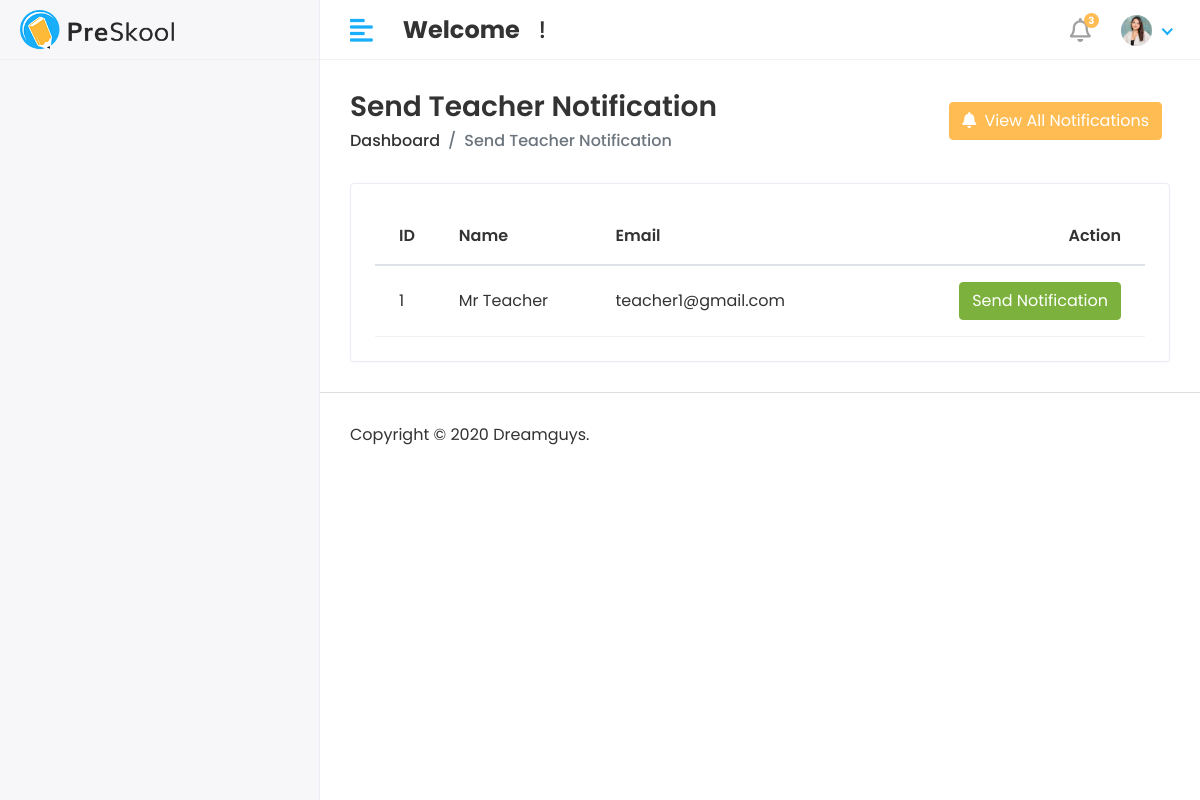
The page /administration/send-teacher-notification/ on the database its author committed.
### teacher/models.py (models this page shows, shortened)
class TeacherInfo(models.Model):
    GENDER = [
        ("Male", "Male"),
        ("Female", "Female"),
        ("Other", "Other"),
    ]
    user = models.OneToOneField(
        User,
        on_delete=models.CASCADE,
        limit_choices_to={'user_type': 'Teacher'},
        related_name="teacher_profile"
    )
    teacher_user_id = models.CharField(
        unique=True,
        max_length=15,
        editable=False,
        db_index=True,
        blank=True,
        null=True,
        verbose_name="Teacher ID"
    )
    first_name = models.CharField(max_length=50, blank=True, null=True)
    last_name  = models.CharField(max_length=50, blank=True, null=True)
    gender     = models.CharField(max_length=10, choices=GENDER, blank=True, null=True)
    date_of_birth = models.DateField(blank=True, null=True)
    phone      = models.CharField(max_length=15, blank=True, null=True)
    email      = models.EmailField(blank=True, null=True)
    designation  = models.CharField(max_length=100, blank=True, null=True)
    joining_date = models.DateField(blank=True, null=True)
    qualification = models.CharField(max_length=200, blank=True, null=True)
    experience = models.CharField(max_length=100, blank=True, null=True)
    present_address  = models.TextField(blank=True, null=True)
    permanent_address = models.TextField(blank=True, null=True)
    profile_pic = models.ImageField(upload_to='teachers/', blank=True, null=True)
    created_at = models.DateTimeField(auto_now_add=True)
    class Meta:
        verbose_name_plural = "Teacher"

### administration/views.py (the view, shortened to what this page needs)
# urls.py: path('send-teacher-notification/', send_teacher_notification, name='send_teacher_notification'),
def send_teacher_notification(request):
    teacher = TeacherInfo.objects.all()
    context = {
        'teacher': teacher,
    }
    return render(request, 'Admin/send_teacher_notification.html', context)

### templates/Admin/send_teacher_notification.html (shortened to what this page needs)
{% extends 'base.html' %}
{% block content %}
<div class="content container-fluid">
    <div class="page-header">
        <div class="row align-items-center">
            <div class="col">
                <h3 class="page-title">Send Teacher Notification</h3>
                <ul class="breadcrumb">
                    <li class="breadcrumb-item"><a href="{% url 'admin_home_page' %}">Dashboard</a></li>
                    <li class="breadcrumb-item active">Send Teacher Notification</li>
                </ul>
            </div>
            <div class="col-auto text-right float-right ml-auto">
                <a href="{% url 'view_teacher_notifications' %}" class="btn btn-primary mr-2">
                    <i class="fas fa-bell mr-1"></i> View All Notifications
                </a>
            </div>
        </div>
    </div>
    <div class="row">
        <div class="col-sm-12">
            <div class="card card-table">
                <div class="card-body">
                    <div class="table-responsive">
                        <table class="table table-hover table-center mb-0 datatable">
                            <thead>
                                <tr>
                                    <th>ID</th>
                                    <th>Name</th>
                                    <th>Email</th>
                                    <th class="text-right">Action</th>
                                </tr>
                            </thead>
                            <tbody>
                                {% for t in teacher %}
                                <tr>
                                    <td>{{forloop.counter}}</td>
                                    <td>{{t.first_name}} {{t.last_name}}</td>
                                    <td>{{t.email}}</td>
                                    <td class="text-right">
                                        <button type="button" class="btn btn-success" data-toggle="modal" data-target="#notificationModal{{t.id}}">
  Send Notification
</button>
                                    </td>
                                </tr>
                                {% endfor %}
                            </tbody>
                        </table>
                    </div>
                </div>
            </div>
        </div>
    </div>
</div>
{% endblock %}

### static/assets/css/style.css (style rules this page uses)
html { height: 100%; }
body { background-color: #fff; color: #333; font-family: 'Poppins', sans-serif; font-size: 1rem; height: 100%; line-height: 1.5; overflow-x: hidden; }
h1, h2, h3, h4, h5, h6 { font-family: 'Poppins', sans-serif; margin-top: 0; }
a { color: #009ce7; }
input, button, a { transition: all 0.4s ease; -moz-transition: all 0.4s ease; -o-transition: all 0.4s ease; -ms-transition: all 0.4s ease; -webkit-transition: all 0.4s ease; }
input, input:focus, button, button:focus { outline: none; }
ul, ol { padding: 0px; list-style: none; }
.table { color: #333; max-width: 100%; margin-bottom: 0; width: 100%; }
.table thead tr th { font-weight: 600; }
.table tbody tr { border-bottom: 1px solid rgba(0, 0, 0, 0.05); }
.table.table-center td, .table.table-center th { vertical-align: middle; }
.card-table .card-body .table>thead>tr>th { border-top: 0; }
.card-table .card-body .table tr td:first-child, .card-table .card-body .table tr th:first-child { padding-left: 1.5rem; }
.card-table .card-body .table tr td:last-child, .card-table .card-body .table tr th:last-child { padding-right: 1.5rem; }
.card-table .table td, .card-table .table th { border-top: 1px solid #e2e5e8; padding: 1rem 0.75rem; white-space: nowrap; }
.btn-primary { background-color: #FFBC53; border: 1px solid #FFBC53; }
.btn-success { background-color: #7bb13c; border: 1px solid #7bb13c }
.card { border: 1px solid #ececf5; box-shadow: 0 1px 3px 0 rgba(0, 0, 0, 0.03); margin-bottom: 1.875rem; }
.card-body { padding: 1.5rem; }
.page-wrapper>.content { padding: 1.875rem 1.875rem 0; }
.page-header { margin-bottom: 1.875rem; }
.page-header .breadcrumb { background-color: transparent; color: #6c757d; font-size: 1rem; font-weight: 500; margin-bottom: 0; padding: 0; }
.page-header .breadcrumb a { color: #333; }
.page-title { font-size: 28px; font-weight: 600; color: #333; margin-bottom: 5px; }

### rows shown on the page
TeacherInfo: first_name "Mr", last_name "Teacher", email "teacher1@gmail.com"
